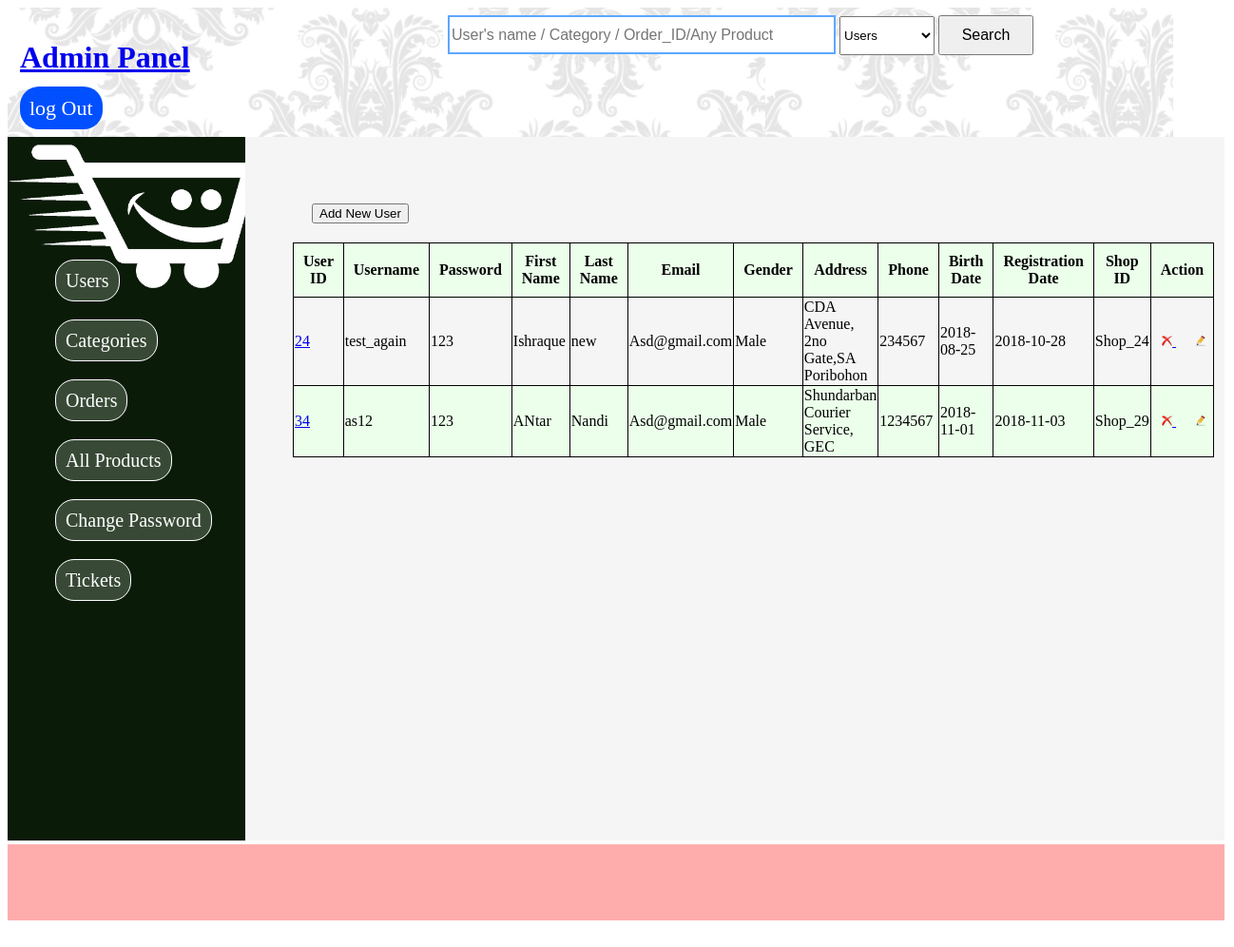
Page /admin/users.php (signed in) on the committed database.
### tables this page shows
CREATE TABLE IF NOT EXISTS `users` (
  `user_id` int(30) NOT NULL AUTO_INCREMENT,
  `username` varchar(30) DEFAULT NULL,
  `PASS` varchar(20) DEFAULT NULL,
  `f_name` varchar(30) DEFAULT NULL,
  `l_name` varchar(30) DEFAULT NULL,
  `email` varchar(30) DEFAULT NULL,
  `gender` varchar(10) DEFAULT NULL,
  `address` varchar(100) DEFAULT NULL,
  `phone` int(150) DEFAULT NULL,
  `birth_date` date DEFAULT NULL,
  `picture` varchar(200) DEFAULT NULL,
  `reg_date` date DEFAULT NULL,
  `shop_id` varchar(30) NOT NULL,
  PRIMARY KEY (`user_id`)
);

### admin/users.php (the view, shortened to what this page needs)
<?php
include("inc/header.php");
?>
<div class="section">
	<input style="margin: 20px;" type="submit" name="add_new" value="Add New User">
	<div class="data-view">
		<table>
		<tr>
			<th>User ID</th>
			<th>Username</th>
			<th>Password</th>
			<th>First Name</th>
			<th>Last Name</th>
			<th>Email</th>
			<th>Gender</th>
			<th>Address</th>
			<th>Phone</th>
			<th>Birth Date</th>
			<th>Registration Date</th>
			<th>Shop ID</th>
			<th>Action</th>
		</tr>
<?php
  $sql="SELECT user_id,username,PASS,f_name,l_name,email,gender,address,phone,birth_date,reg_date,shop_id FROM users";
  $r=$conn->query($sql);
  while ($row=$r->fetch_assoc()) {
  	 $user_id=$row['user_id'];
  	 $username=$row['username'];
  	 $pass=$row['PASS'];
  	 $f_name=$row['f_name'];
  	 $l_name=$row['l_name'];
  	 $email=$row['email'];
  	 $gender=$row['gender'];
  	 $address=$row['address'];
  	 $phone=$row['phone'];
  	 $birth_date=$row['birth_date'];
  	 $reg_date=$row['reg_date'];
  	 $shop_id=$row['shop_id'];
 ?>
<tr>
			<td><a href="#"><?php echo $user_id; ?></a> </td>
			<td><?php echo $username; ?></td>
			<td><?php echo $pass; ?></td>
			<td><?php echo $f_name; ?></td>
			<td><?php echo $l_name; ?></td>
			<td><?php echo $email; ?></td>
			<td><?php echo $gender; ?></td>
			<td><?php echo $address; ?></td>
			<td><?php echo $phone; ?></td>
			<td><?php echo $birth_date; ?></td>
			<td><?php echo $reg_date; ?></td>
			<td><?php echo $shop_id; ?></td>
			<td><a href="process.php?ask=1&R=users&id=<?php echo $user_id; ?>&attr=p_id&page=users">
				<img width="18%" style="margin-left: 10px;" src="images/del.png">
			</a> <a href="#2">
				<img width="18%" style="margin-left: 20px;" src="images/edit.png">
			</a>
				</td>
 <?php
  }
?>
		</tr>
	</table>
	</div>
</div>
<?php
include("inc/footer.php");
?>

### admin/style.css (style rules this page uses)
.section { width: 930px; height: 640px; display: inline-block; background-color: #f5f5f5; padding: 50px; overflow: auto; }
.data-view table { border-collapse: collapse; }
.data-view table,td,th { border:1px solid black; }
.data-view table tr:nth-child(odd) { background-color: #ebffea; }
.cat-tab table,td,th { border:1px solid black; }
.tickets table,th,tr,td { border-spacing: 0; }
.tickets td,th { padding:10px; }

### rows in the picture
users: user_id "24", username "test_again", PASS "123", f_name "Ishraque", l_name "new", email "Asd@gmail.com", gender "Male", address "CDA Avenue, 2no Gate,SA Poribohon", phone "234567", birth_date "2018-08-25", reg_date "2018-10-28", shop "Shop_24"
users: user_id "34", username "as12", PASS "123", f_name "ANtar", l_name "Nandi", email "Asd@gmail.com", gender "Male", address "Shundarban Courier Service, GEC", phone "1234567", birth_date "2018-11-01", reg_date "2018-11-03", shop "Shop_29"
